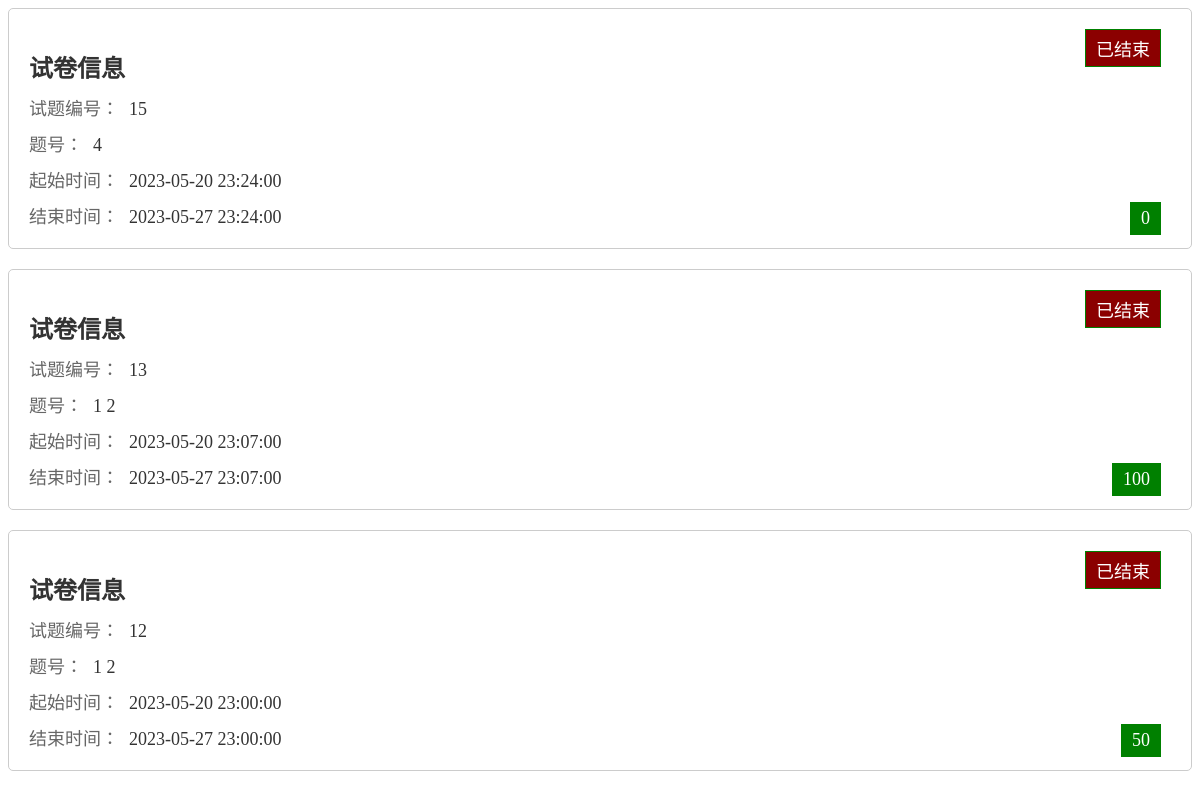
/PhpProject1/users/inspect.php (signed in, upper part), run on an earlier commit of the app's database.
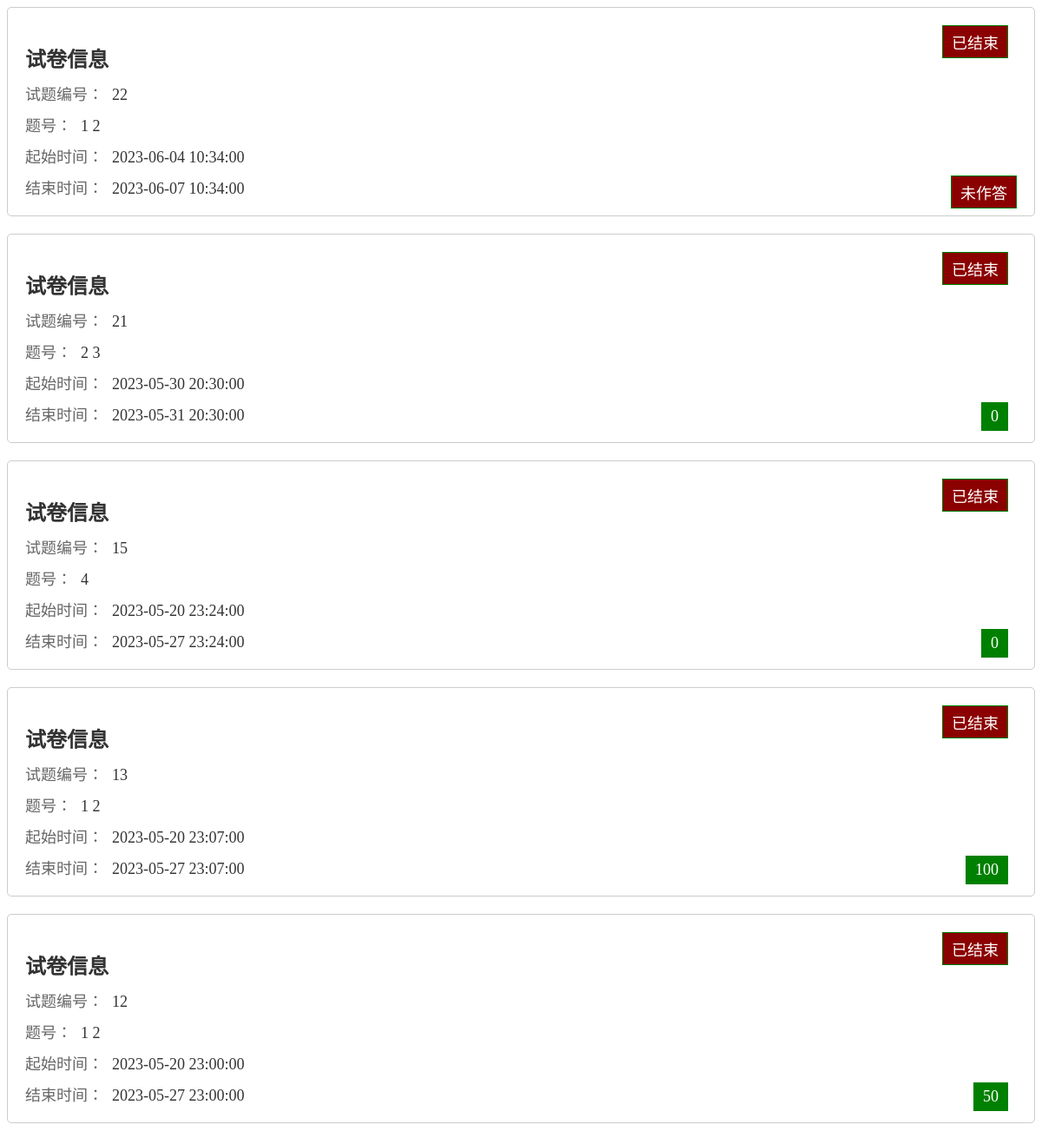
And on a later commit of the database.
### tables this page shows
CREATE TABLE `paper` (
  `no` varchar(20) NOT NULL,
  `num` varchar(20) NOT NULL,
  `start` varchar(20) NOT NULL,
  `end` varchar(20) NOT NULL
);

CREATE TABLE `inspect` (
  `no` varchar(20) NOT NULL,
  `username` varchar(20) NOT NULL,
  `score` varchar(20) NOT NULL,
  `time` varchar(20) NOT NULL,
  `start` varchar(20) NOT NULL
);

### PhpProject1/users/inspect.php (the view, shortened to what this page needs)
<head>
</head>
<?php
$servername = 'localhost';
$username = 'root';
$password = '';
$dbname = 'sgm';
$conn = new mysqli($servername, $username, $password, $dbname);
$sql=" select distinct no from paper  order by end desc";
$result=$conn->query($sql);
$username=$_SESSION["username"];
while ($row = mysqli_fetch_assoc($result)) {
$no=$row["no"];
$sqll=" select * from paper where $no=no  ";
$sqlll="select * from inspect where no=$no and username='$username'";
$re=$conn->query($sqlll);
$sc=NULL;
if (mysqli_num_rows($re) >= 1){
$ro=mysqli_fetch_assoc($re);
$sc=$ro["score"];
}
$res=$conn->query($sqll);
$slicedArray = array();
while ($ro = mysqli_fetch_assoc($res)) {
    $key = $ro["num"];
    $slicedArray[$key] = $key;
    $startDateTime=$ro["start"];
    $endDateTime=$ro["end"];
}
$time= date('Y-m-d H:i:s', strtotime('+6 hours'));
echo '<div style="background-color: white; padding: 20px; margin-bottom: 20px; border: 1px solid #ccc; border-radius: 5px;">';
if($time<=$endDateTime && $time>=$startDateTime){
    if(isset($sc)==FALSE)
    {
    $_SESSION["time"]=$time;
    ?>
   <form action="paper.php" method="post" >
    <input type="hidden" name="no"  value="<?php echo $no; ?>">
    <button type="submit" class="kaoshi">进入考试</button>
   </form>
<?php
    }else {
      echo '<span style="font-size: 18px; color: white; margin-right: 10px; border: 1px solid green; background-color: green; padding: 5px 10px; float: right;">已完成考试</span>';
     }
}  else {
    echo '<span style="font-size: 18px; color: white; margin-right: 10px; border: 1px solid green; background-color: darkred; padding: 5px 10px; float: right;">已结束</span>';
}
echo '<h2 style="font-size: 24px; color: #333; margin-bottom: 10px;">试卷信息</h2>';
echo '<div style="margin-bottom: 10px;">';
echo '<span style="font-size: 18px; color: #666; margin-right: 10px;">试题编号：</span>';
echo '<span style="font-size: 18px; color: #333;">' . $no . '</span>';
echo '</div>';
echo '<div style="margin-bottom: 10px;">';
echo '<span style="font-size: 18px; color: #666; margin-right: 10px;">题号：</span>';
echo '<span style="font-size: 18px; color: #333;">';
foreach ($slicedArray as $key => $value) {
    echo $value . '  ';
}
echo '</span>';
echo '</div>';
echo '<div style="margin-bottom: 10px;">';
echo '<span style="font-size: 18px; color: #666; margin-right: 10px;">起始时间：</span>';
echo '<span style="font-size: 18px; color: #333;">' . $startDateTime . '</span>';
echo '</div>';
echo '<div>';
echo '<span style="font-size: 18px; color: #666; margin-right: 10px;">结束时间：</span>';
echo '<span style="font-size: 18px; color: #333;">' . $endDateTime . '</span>';
if(isset($sc)){
    echo '<span style="font-size: 18px; color: white; margin-right: 10px; border: 1px solid green; background-color: green; padding: 5px 10px; float: right;">'.$sc.'</span>';
}  else {
    echo '<span style="font-size: 18px; color: white; border: 1px solid green; background-color: darkred; padding: 5px 10px; float: right;">未作答</span>';
}
echo '</div>';
echo '</div>';
}
?>

What changed in the data, as far as the page shows it:
added paper: start "2023-06-04 10:34:00", end "2023-06-07 10:34:00"
added paper: start "2023-05-30 20:30:00", end "2023-05-31 20:30:00"
added inspect: score "0"
Also different on the page:
new list line: "已结束 试卷信息 试题编号： 22 题号： 1 2 起始时间： 结束时间： 未作答"
new list line: "已结束 试卷信息 试题编号： 21 题号： 2 3 起始时间： 结束时间："
